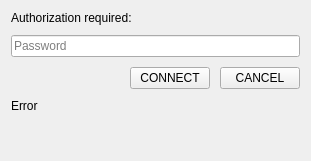
<?xml version="1.0" encoding="UTF-8"?>
<ui version="4.0">
 <class>Login</class>
 <widget class="QWidget" name="Login">
  <property name="geometry">
   <rect>
    <x>0</x>
    <y>0</y>
    <width>311</width>
    <height>161</height>
   </rect>
  </property>
  <property name="windowTitle">
   <string>Login</string>
  </property>
  <layout class="QVBoxLayout" name="verticalLayout">
   <property name="spacing">
    <number>10</number>
   </property>
   <item>
    <widget class="QLabel" name="label">
     <property name="text">
      <string>Authorization required:</string>
     </property>
    </widget>
   </item>
   <item>
    <widget class="QLineEdit" name="txtPassword">
     <property name="echoMode">
      <enum>QLineEdit::Password</enum>
     </property>
     <property name="placeholderText">
      <string>Password</string>
     </property>
    </widget>
   </item>
   <item>
    <widget class="QWidget" name="widget_8" native="true">
     <layout class="QHBoxLayout" name="horizontalLayout_6">
      <property name="spacing">
       <number>10</number>
      </property>
      <property name="leftMargin">
       <number>0</number>
      </property>
      <property name="topMargin">
       <number>0</number>
      </property>
      <property name="rightMargin">
       <number>0</number>
      </property>
      <property name="bottomMargin">
       <number>0</number>
      </property>
      <item>
       <spacer name="horizontalSpacer_3">
        <property name="orientation">
         <enum>Qt::Horizontal</enum>
        </property>
        <property name="sizeHint" stdset="0">
         <size>
          <width>40</width>
          <height>20</height>
         </size>
        </property>
       </spacer>
      </item>
      <item>
       <widget class="QPushButton" name="pbConnectLogin">
        <property name="text">
         <string>CONNECT</string>
        </property>
       </widget>
      </item>
      <item>
       <widget class="QPushButton" name="pbCancelLogin">
        <property name="maximumSize">
         <size>
          <width>100</width>
          <height>16777215</height>
         </size>
        </property>
        <property name="text">
         <string>CANCEL</string>
        </property>
       </widget>
      </item>
     </layout>
    </widget>
   </item>
   <item>
    <widget class="QLabel" name="lblMessage">
     <property name="sizePolicy">
      <sizepolicy hsizetype="Preferred" vsizetype="MinimumExpanding">
       <horstretch>0</horstretch>
       <verstretch>0</verstretch>
      </sizepolicy>
     </property>
     <property name="text">
      <string>Error</string>
     </property>
     <property name="alignment">
      <set>Qt::AlignLeading|Qt::AlignLeft|Qt::AlignTop</set>
     </property>
     <property name="wordWrap">
      <bool>true</bool>
     </property>
    </widget>
   </item>
  </layout>
 </widget>
 <connections/>
</ui>
